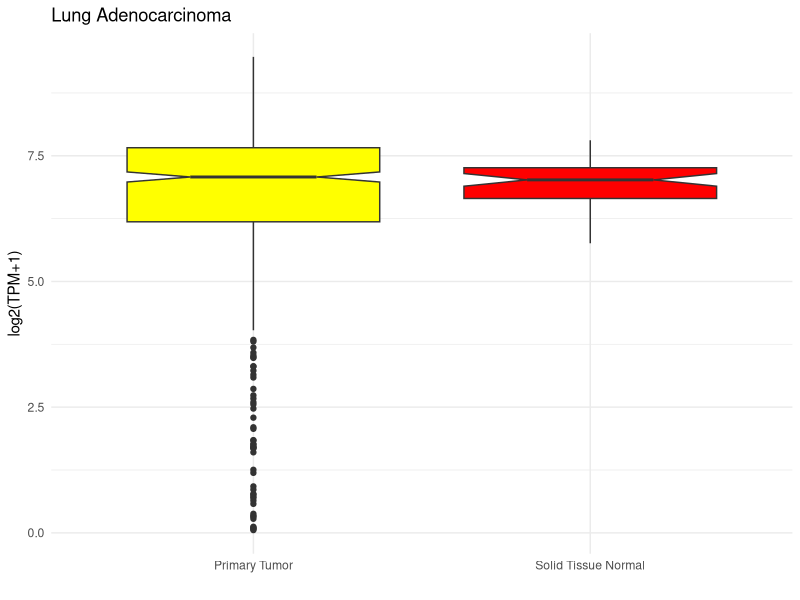

Write the R code that produced this figure.
library(ggplot2)

tpm_stn <- read.table("tpm_files/tpm_solid_tissue_normal.tsv", header=F)
tpm_pt <- read.table("tpm_files/tpm_primary_tumor.tsv", header=F)

plot <- ggplot() +
  geom_boxplot(aes(x="Solid Tissue Normal", y=tpm_stn$V1), fill="red", notch=T) + 
  geom_boxplot(aes(x="Primary Tumor", y=tpm_pt$V1), fill="yellow", notch=T) +    
  labs(title="Lung Adenocarcinoma",x="", y="log2(TPM+1)") +
  theme_minimal()

ggsave("plot.pdf", plot=plot, width=8, height=6, dpi=300, bg="white")

